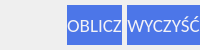
            <widget class="QFrame" name="preconditions_bottom_frame">
             <property name="maximumSize">
              <size>
               <width>16777215</width>
               <height>50</height>
              </size>
             </property>
             <property name="frameShape">
              <enum>QFrame::NoFrame</enum>
             </property>
             <property name="frameShadow">
              <enum>QFrame::Plain</enum>
             </property>
             <layout class="QHBoxLayout" name="horizontalLayout_9">
              <property name="spacing">
               <number>0</number>
              </property>
              <property name="leftMargin">
               <number>0</number>
              </property>
              <property name="topMargin">
               <number>0</number>
              </property>
              <property name="rightMargin">
               <number>0</number>
              </property>
              <property name="bottomMargin">
               <number>0</number>
              </property>
              <item>
               <widget class="QFrame" name="preconditions_left_bottom_frame">
                <property name="sizePolicy">
                 <sizepolicy hsizetype="Expanding" vsizetype="Preferred">
                  <horstretch>0</horstretch>
                  <verstretch>0</verstretch>
                 </sizepolicy>
                </property>
                <property name="maximumSize">
                 <size>
                  <width>16777215</width>
                  <height>50</height>
                 </size>
                </property>
                <property name="frameShape">
                 <enum>QFrame::NoFrame</enum>
                </property>
                <property name="frameShadow">
                 <enum>QFrame::Plain</enum>
                </property>
                <property name="midLineWidth">
                 <number>0</number>
                </property>
               </widget>
              </item>
              <item>
               <widget class="QFrame" name="preconditions_btns_frame">
                <property name="maximumSize">
                 <size>
                  <width>16777215</width>
                  <height>50</height>
                 </size>
                </property>
                <property name="styleSheet">
                 <string notr="true">QPushButton{
color: rgb(242, 242, 246);
background-color: rgb(76, 118, 232);
border: none;
height: 40;
}
QPushButton:hover{
background-color: rgb(51, 82, 148);
}
</string>
                </property>
                <property name="frameShape">
                 <enum>QFrame::NoFrame</enum>
                </property>
                <property name="frameShadow">
                 <enum>QFrame::Plain</enum>
                </property>
                <layout class="QHBoxLayout" name="horizontalLayout_10">
                 <property name="spacing">
                  <number>5</number>
                 </property>
                 <property name="leftMargin">
                  <number>0</number>
                 </property>
                 <property name="topMargin">
                  <number>0</number>
                 </property>
                 <property name="rightMargin">
                  <number>0</number>
                 </property>
                 <property name="bottomMargin">
                  <number>0</number>
                 </property>
                 <item>
                  <widget class="QPushButton" name="preconditions_calculate_btn">
                   <property name="sizePolicy">
                    <sizepolicy hsizetype="Expanding" vsizetype="Fixed">
                     <horstretch>0</horstretch>
                     <verstretch>0</verstretch>
                    </sizepolicy>
                   </property>
                   <property name="maximumSize">
                    <size>
                     <width>16777215</width>
                     <height>16777215</height>
                    </size>
                   </property>
                   <property name="font">
                    <font>
                     <family>Calibri</family>
                     <pointsize>14</pointsize>
                    </font>
                   </property>
                   <property name="text">
                    <string>OBLICZ</string>
                   </property>
                  </widget>
                 </item>
                 <item>
                  <widget class="QPushButton" name="preconditions_clear_btn">
                   <property name="sizePolicy">
                    <sizepolicy hsizetype="Expanding" vsizetype="Fixed">
                     <horstretch>0</horstretch>
                     <verstretch>0</verstretch>
                    </sizepolicy>
                   </property>
                   <property name="maximumSize">
                    <size>
                     <width>16777215</width>
                     <height>16777215</height>
                    </size>
                   </property>
                   <property name="font">
                    <font>
                     <family>Calibri</family>
                     <pointsize>14</pointsize>
                    </font>
                   </property>
                   <property name="text">
                    <string>WYCZYŚĆ</string>
                   </property>
                  </widget>
                 </item>
                </layout>
               </widget>
              </item>
             </layout>
            </widget>
